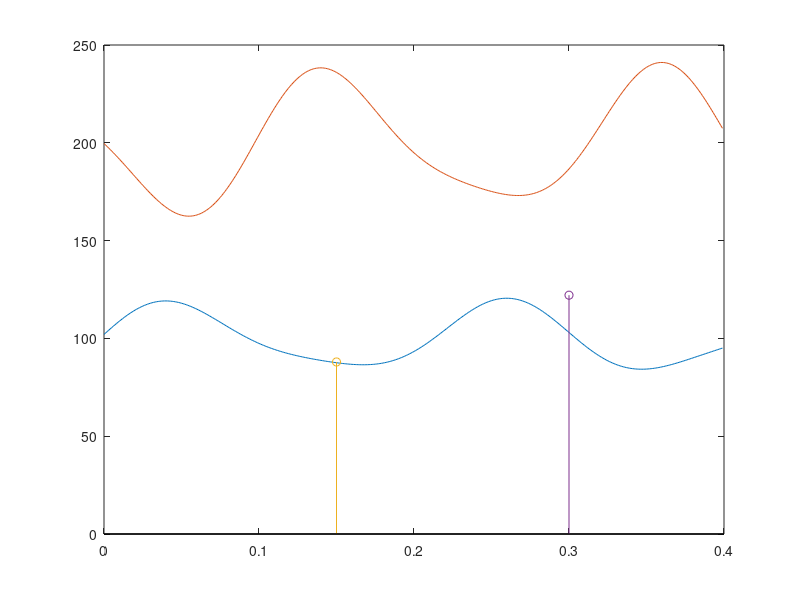

Write the MATLAB code that produced this figure. (Note: this script raises an error after producing the figure.)
clc
close all
clear
rng('shuffle')                                  % generate new seed for rand function

%% Configurations
config = jsondecode(fileread('config.json'));	% config file

v_speeds = config.vehicle_speed./3.6;           % vehicle speed (km/h -> m/s) 
v_qtty   = length(config.vehicles);
s_qtty   = config.sensor_qtty;                  % number of sensors
s_dist   = config.sensor_distance;              % distance between sensors (meters)
s_rsd    = config.sensor_rsd;                   % sensors' relative standard deviation
n_sim    = config.number_of_runs;               % number of simulations 

for v_speed = v_speeds(:).'    
    
%% System parameters and layout
s_pos = zeros(1,s_qtty);        % sensor position (meters)
for i = 1:s_qtty
    s_pos(1,i) = i * s_dist;    % TODO: s_pos starting on zero? now it aint
end

% f1 = (5 - 1)/2 = 3 Hz
% f2 = (15 - 8)/2 = 11.5 Hz
s_design_1 = 2*(s_qtty - 1)*v_speed/(3*s_qtty^2);
s_design_2 = (v_speed/(2*s_qtty))*(1/3 + (s_qtty-1)/11.5);

%% Vehicle load signal parameters
w_time_end = s_pos(end)/v_speed;    % time that the vehicle travel through all sensors
w_time_end = w_time_end + 0.1;      % adding some time as a margin

w_time_res = 0.001;                             % time resolution (seconds)
t = (0:w_time_res:w_time_end-w_time_res);       % time vector
t_size = size(t,2);                             % time vector size

% dynamic load frequencies range (Hz)
f1_min = 1;               
f1_max = 5;
f2_min = 8;
f2_max = 15;

% dynamic load amplitudes (tons) based on vehicle speed linearization
w1 = 0.004167*(v_speed*3.6) + 0.015000; 
w2 = 0.001042*(v_speed*3.6) + 0.003750;

% vector containing signals from each vehicle's axles
w_signal = zeros(n_sim,v_qtty,max(config.vehicles.axle_qtty),t_size);

for i = 1:n_sim
    for j = 1:v_qtty
        f1 = (rand(1)*(f1_max-f1_min)) + f1_min;
        f2 = (rand(1)*(f2_max-f2_min)) + f2_min;
        phase = (rand(1)*(2*pi-0)) + 0;

        axle_qtty = config.vehicles(j).axle_qtty;
        for k = 1:axle_qtty
            st_load = config.vehicles(j).axle_st_load(k);
            if k == 1
                w_signal_axle = st_load*(1 + w1*sin(2*pi*f1*t + phase) + w2*sin(2*pi*f2*t + phase));
            else
                deltaD = abs(config.vehicles(j).axle_dist(k) - config.vehicles(j).axle_dist(k-1));
                deltaT = deltaD / v_speed;
                w_signal_axle = st_load*(1 + w1*sin(2*pi*f1*(t-deltaT) + phase) + w2*sin(2*pi*f2*(t-deltaT) + phase));
            end
            w_signal(i, j, k, :) = w_signal_axle;
            
            % plot axle signal
            plot(t,w_signal_axle);
            hold on
        end
    end
end

%% Simulations

% sensor measure time
s_time = zeros(1,s_qtty);      
for i = 1:s_qtty
    s_time(1,i) = s_pos(i)/v_speed;
end

% sensor measure index
s_idx_ini = zeros(1,s_qtty);
for i = 1:s_qtty
    x = find( abs(t-s_time(i)) < (w_time_res*0.99) );
    s_idx_ini(i) = x(1);
end

% sensor signal
s_w_signal = zeros(n_sim, v_qtty, max(config.vehicles.axle_qtty), s_qtty);

% estimators
axle_mean   = zeros(n_sim, v_qtty, max(config.vehicles.axle_qtty));
axle_sr_linear  = zeros(n_sim, v_qtty, max(config.vehicles.axle_qtty));
axle_sr_pchip   = zeros(n_sim, v_qtty, max(config.vehicles.axle_qtty));
axle_sr_v5cubic = zeros(n_sim, v_qtty, max(config.vehicles.axle_qtty));
axle_sr_makima  = zeros(n_sim, v_qtty, max(config.vehicles.axle_qtty));
axle_sr_spline  = zeros(n_sim, v_qtty, max(config.vehicles.axle_qtty));

gvw_mean = zeros(n_sim, v_qtty);
gvw_sr_linear = zeros(n_sim, v_qtty);
gvw_sr_pchip = zeros(n_sim, v_qtty);
gvw_sr_v5cubic = zeros(n_sim, v_qtty);
gvw_sr_makima = zeros(n_sim, v_qtty);
gvw_sr_spline = zeros(n_sim, v_qtty);

for i = 1:n_sim
    for j = 1:v_qtty
        for k = 1:config.vehicles(j).axle_qtty
            for l = 1:s_qtty
                sample = w_signal(i, j, k, s_idx_ini(l));
                current_std = sample * s_rsd(l);
                current_var = current_std^2;
                
                % apply normally distributed noise using the current standard deviation
                s_w_signal(i,j,k,l) = normrnd(sample, current_std);
                
                % plot sensor samples
                stem(s_time(l),s_w_signal(i,j,k,l));
                hold on
            end
            
            % Mean value
            axle_mean(i,j,k) = mean(s_w_signal(i,j,k,:));
            gvw_mean(i,j) = gvw_mean(i,j) + axle_mean(i,j,k);
                
            % Signal reconstruction
            signal_2d = reshape(s_w_signal(i, j, k, :), 1, []);
            
            x = interp1(s_time,signal_2d,t,'linear');
            axle_sr_linear(i,j,k) = mean(x(s_idx_ini(1):s_idx_ini(end)));
            gvw_sr_linear(i,j) = gvw_sr_linear(i,j) + axle_sr_linear(i,j,k);
            
            x = interp1(s_time,signal_2d,t,'pchip');
            axle_sr_pchip(i,j,k) = mean(x(s_idx_ini(1):s_idx_ini(end))); 
            gvw_sr_pchip(i,j) = gvw_sr_pchip(i,j) + axle_sr_pchip(i,j,k);
            
            x = interp1(s_time,signal_2d,t,'v5cubic');
            axle_sr_v5cubic(i,j,k) = mean(x(s_idx_ini(1):s_idx_ini(end)));  
            gvw_sr_v5cubic(i,j) = gvw_sr_v5cubic(i,j) + axle_sr_v5cubic(i,j,k);
            
            x = interp1(s_time,signal_2d,t,'makima');
            axle_sr_makima(i,j,k) = mean(x(s_idx_ini(1):s_idx_ini(end)));  
            gvw_sr_makima(i,j) = gvw_sr_makima(i,j) + axle_sr_makima(i,j,k);
            
            x = interp1(s_time,signal_2d,t,'spline');
            axle_sr_spline(i,j,k) = mean(x(s_idx_ini(1):s_idx_ini(end)));
            gvw_sr_spline(i,j) = gvw_sr_spline(i,j) + axle_sr_spline(i,j,k);
        end
    end
end

%% Outputs

v_static_gvw = zeros(v_qtty);
for i = 1:v_qtty
    for j = 1:config.vehicles(i).axle_qtty
        v_static_gvw(i) = v_static_gvw + config.vehicles(i).axle_st_load(j);
    end
end

%err_gvw_mv = zeros(n_sim,v_qtty);

err_axl_mv      = zeros(n_sim,v_qtty,max(config.vehicles.axle_qtty));
err_axl_linear  = zeros(n_sim,v_qtty,max(config.vehicles.axle_qtty));
err_axl_pchip   = zeros(n_sim,v_qtty,max(config.vehicles.axle_qtty));
err_axl_v5cubic = zeros(n_sim,v_qtty,max(config.vehicles.axle_qtty));
err_axl_makima  = zeros(n_sim,v_qtty,max(config.vehicles.axle_qtty));
err_axl_spline  = zeros(n_sim,v_qtty,max(config.vehicles.axle_qtty));
for i = 1:n_sim
    for j = 1:v_qtty
        for k = 1:config.vehicles(j).axle_qtty
            err_axl_mv(i,j,k)      = (axle_mean(i,j,k)   - config.vehicles(j).axle_st_load(k)) * 100 / config.vehicles(j).axle_st_load(k);
            
            err_axl_linear(i,j,k)  = (axle_sr_linear(i,j,k)  - config.vehicles(j).axle_st_load(k)) * 100 / config.vehicles(j).axle_st_load(k);
            err_axl_pchip(i,j,k)   = (axle_sr_pchip(i,j,k)   - config.vehicles(j).axle_st_load(k)) * 100 / config.vehicles(j).axle_st_load(k);
            err_axl_v5cubic(i,j,k) = (axle_sr_v5cubic(i,j,k) - config.vehicles(j).axle_st_load(k)) * 100 / config.vehicles(j).axle_st_load(k);
            err_axl_makima(i,j,k)  = (axle_sr_makima(i,j,k)  - config.vehicles(j).axle_st_load(k)) * 100 / config.vehicles(j).axle_st_load(k);
            err_axl_spline(i,j,k)  = (axle_sr_spline(i,j,k)  - config.vehicles(j).axle_st_load(k)) * 100 / config.vehicles(j).axle_st_load(k);
        end
        %err_gvw_mv(i,j) = (v_gvw(i,j) - v_static_gvw(j)) * 100 / v_static_gvw(j);
    end
end

%% Terminal output
STR = ['Speed = ',num2str(v_speed),' m/s, Static load'];
disp(STR)
STR = ['f1 = ',num2str(f1),' Hz, A1 = ',num2str(st_load * w1),' Kg'];
disp(STR)
STR = ['f2 = ',num2str(f2),' Hz, A2 = ',num2str(st_load * w2),' Kg'];
disp(STR)

%% CSV output

csvName = ['output_s',num2str(s_qtty),'_n',num2str(n_sim),'.csv'];
if ~exist(csvName,'file')
    csvFile = fopen(csvName, 'w');
    fprintf(csvFile, 'speed,mean_mv,mean_pchip,mean_makima,mean_spline,std_mv,std_pchip,std_makima,std_spline,min_mv,min_pchip,min_makima,min_spline,max_mv,max_pchip,max_makima,max_spline\n');
else
    csvFile = fopen(csvName, 'a');
end

fprintf(csvFile, '%.0f,%.3f,%.3f,%.3f,%.3f,%.3f,%.3f,%.3f,%.3f,%.3f,%.3f,%.3f,%.3f,%.3f,%.3f,%.3f,%.3f\n', v_speed*3.6,mean(err_axl_mv),mean(err_axl_pchip),mean(err_axl_makima),mean(err_axl_spline),std(err_axl_mv),std(err_axl_pchip),std(err_axl_makima),std(err_axl_spline),min(err_axl_mv),min(err_axl_pchip),min(err_axl_makima),min(err_axl_spline),max(err_axl_mv),max(err_axl_pchip), max(err_axl_makima),max(err_axl_spline));
fclose(csvFile);

end

return

fprintf(csvFile, 'sim_index,vehicle_index,axle_index,mean_value,err_mean_value\n');
for i = 1:n_sim
    for j = 1:v_qtty
        for k = 1:config.vehicles(j).axle_qtty
            fprintf(csvFile, '%d,%d,%d,%.3f,%.3f\n', i, j, k, axle_mean(i,j,k), err_axl_mv(i,j,k));
        end
    end
end
fclose(csvFile);

return
